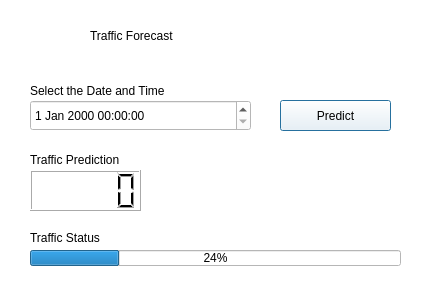
<?xml version="1.0" encoding="UTF-8"?>
<ui version="4.0">
 <class>Dialog</class>
 <widget class="QDialog" name="Dialog">
  <property name="geometry">
   <rect>
    <x>0</x>
    <y>0</y>
    <width>431</width>
    <height>296</height>
   </rect>
  </property>
  <property name="windowTitle">
   <string>Dialog</string>
  </property>
  <property name="styleSheet">
   <string notr="true">background-color: rgb(255, 255, 255);

</string>
  </property>
  <widget class="QLCDNumber" name="lcdNumber">
   <property name="geometry">
    <rect>
     <x>30</x>
     <y>170</y>
     <width>111</width>
     <height>41</height>
    </rect>
   </property>
  </widget>
  <widget class="QDateTimeEdit" name="dateTimeEdit">
   <property name="geometry">
    <rect>
     <x>30</x>
     <y>100</y>
     <width>221</width>
     <height>31</height>
    </rect>
   </property>
  </widget>
  <widget class="QLabel" name="label">
   <property name="geometry">
    <rect>
     <x>30</x>
     <y>80</y>
     <width>221</width>
     <height>21</height>
    </rect>
   </property>
   <property name="styleSheet">
    <string notr="true">font: 87 8pt &quot;Arial Black&quot;;
color: rgb(0, 0, 0);
background-color: rgb(255, 255, 255);</string>
   </property>
   <property name="text">
    <string>Select the Date and Time </string>
   </property>
  </widget>
  <widget class="QLabel" name="label_2">
   <property name="geometry">
    <rect>
     <x>30</x>
     <y>150</y>
     <width>111</width>
     <height>20</height>
    </rect>
   </property>
   <property name="styleSheet">
    <string notr="true">font: 87 8pt &quot;Arial Black&quot;;</string>
   </property>
   <property name="text">
    <string>Traffic Prediction</string>
   </property>
  </widget>
  <widget class="QLabel" name="label_3">
   <property name="geometry">
    <rect>
     <x>90</x>
     <y>20</y>
     <width>241</width>
     <height>31</height>
    </rect>
   </property>
   <property name="styleSheet">
    <string notr="true">font: 87 20pt &quot;Arial Black&quot;;</string>
   </property>
   <property name="text">
    <string>Traffic Forecast</string>
   </property>
  </widget>
  <widget class="QPushButton" name="pushButton">
   <property name="geometry">
    <rect>
     <x>280</x>
     <y>100</y>
     <width>111</width>
     <height>31</height>
    </rect>
   </property>
   <property name="styleSheet">
    <string notr="true">font: 87 10pt &quot;Arial Black&quot;;
</string>
   </property>
   <property name="text">
    <string>Predict</string>
   </property>
  </widget>
  <widget class="QProgressBar" name="progressBar">
   <property name="geometry">
    <rect>
     <x>30</x>
     <y>250</y>
     <width>371</width>
     <height>16</height>
    </rect>
   </property>
   <property name="value">
    <number>24</number>
   </property>
  </widget>
  <widget class="QLabel" name="label_4">
   <property name="geometry">
    <rect>
     <x>30</x>
     <y>230</y>
     <width>121</width>
     <height>16</height>
    </rect>
   </property>
   <property name="styleSheet">
    <string notr="true">font: 87 8pt &quot;Arial Black&quot;;</string>
   </property>
   <property name="text">
    <string>Traffic Status</string>
   </property>
  </widget>
 </widget>
 <resources>
  <include location="C:/Users/Sharath Baliga/TrafficPredict.qrc"/>
 </resources>
 <connections/>
</ui>
